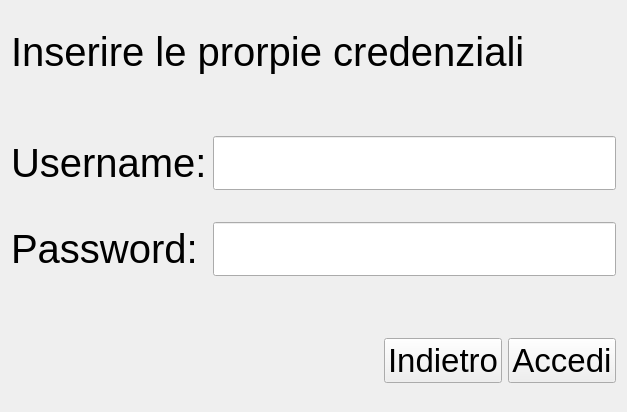
<?xml version="1.0" encoding="UTF-8"?>
<ui version="4.0">
 <class>AccediView</class>
 <widget class="QWidget" name="AccediView">
  <property name="geometry">
   <rect>
    <x>0</x>
    <y>0</y>
    <width>627</width>
    <height>412</height>
   </rect>
  </property>
  <property name="windowTitle">
   <string>Form</string>
  </property>
  <layout class="QVBoxLayout" name="verticalLayout_2">
   <item>
    <spacer name="verticalSpacer_4">
     <property name="orientation">
      <enum>Qt::Vertical</enum>
     </property>
     <property name="sizeHint" stdset="0">
      <size>
       <width>20</width>
       <height>40</height>
      </size>
     </property>
    </spacer>
   </item>
   <item>
    <widget class="QLabel" name="label">
     <property name="font">
      <font>
       <pointsize>30</pointsize>
      </font>
     </property>
     <property name="text">
      <string>Inserire le prorpie credenziali</string>
     </property>
    </widget>
   </item>
   <item>
    <spacer name="verticalSpacer_7">
     <property name="orientation">
      <enum>Qt::Vertical</enum>
     </property>
     <property name="sizeHint" stdset="0">
      <size>
       <width>20</width>
       <height>40</height>
      </size>
     </property>
    </spacer>
   </item>
   <item>
    <spacer name="verticalSpacer_6">
     <property name="orientation">
      <enum>Qt::Vertical</enum>
     </property>
     <property name="sizeHint" stdset="0">
      <size>
       <width>20</width>
       <height>40</height>
      </size>
     </property>
    </spacer>
   </item>
   <item>
    <spacer name="verticalSpacer">
     <property name="orientation">
      <enum>Qt::Vertical</enum>
     </property>
     <property name="sizeHint" stdset="0">
      <size>
       <width>20</width>
       <height>40</height>
      </size>
     </property>
    </spacer>
   </item>
   <item>
    <layout class="QFormLayout" name="formLayout">
     <item row="0" column="0">
      <widget class="QLabel" name="label_2">
       <property name="font">
        <font>
         <pointsize>30</pointsize>
        </font>
       </property>
       <property name="text">
        <string>Username:</string>
       </property>
      </widget>
     </item>
     <item row="0" column="1">
      <widget class="QLineEdit" name="username">
       <property name="font">
        <font>
         <pointsize>30</pointsize>
        </font>
       </property>
      </widget>
     </item>
     <item row="1" column="1">
      <spacer name="horizontalSpacer_2">
       <property name="orientation">
        <enum>Qt::Horizontal</enum>
       </property>
       <property name="sizeHint" stdset="0">
        <size>
         <width>40</width>
         <height>20</height>
        </size>
       </property>
      </spacer>
     </item>
     <item row="2" column="0">
      <widget class="QLabel" name="label_3">
       <property name="font">
        <font>
         <pointsize>30</pointsize>
        </font>
       </property>
       <property name="text">
        <string>Password:</string>
       </property>
      </widget>
     </item>
     <item row="2" column="1">
      <widget class="QLineEdit" name="password">
       <property name="font">
        <font>
         <pointsize>30</pointsize>
        </font>
       </property>
      </widget>
     </item>
    </layout>
   </item>
   <item>
    <spacer name="verticalSpacer_9">
     <property name="orientation">
      <enum>Qt::Vertical</enum>
     </property>
     <property name="sizeHint" stdset="0">
      <size>
       <width>20</width>
       <height>40</height>
      </size>
     </property>
    </spacer>
   </item>
   <item>
    <spacer name="verticalSpacer_8">
     <property name="orientation">
      <enum>Qt::Vertical</enum>
     </property>
     <property name="sizeHint" stdset="0">
      <size>
       <width>20</width>
       <height>40</height>
      </size>
     </property>
    </spacer>
   </item>
   <item>
    <spacer name="verticalSpacer_3">
     <property name="orientation">
      <enum>Qt::Vertical</enum>
     </property>
     <property name="sizeHint" stdset="0">
      <size>
       <width>20</width>
       <height>40</height>
      </size>
     </property>
    </spacer>
   </item>
   <item>
    <layout class="QHBoxLayout" name="horizontalLayout">
     <item>
      <spacer name="horizontalSpacer">
       <property name="orientation">
        <enum>Qt::Horizontal</enum>
       </property>
       <property name="sizeHint" stdset="0">
        <size>
         <width>40</width>
         <height>20</height>
        </size>
       </property>
      </spacer>
     </item>
     <item>
      <spacer name="horizontalSpacer_4">
       <property name="orientation">
        <enum>Qt::Horizontal</enum>
       </property>
       <property name="sizeHint" stdset="0">
        <size>
         <width>40</width>
         <height>20</height>
        </size>
       </property>
      </spacer>
     </item>
     <item>
      <spacer name="horizontalSpacer_5">
       <property name="orientation">
        <enum>Qt::Horizontal</enum>
       </property>
       <property name="sizeHint" stdset="0">
        <size>
         <width>40</width>
         <height>20</height>
        </size>
       </property>
      </spacer>
     </item>
     <item>
      <spacer name="horizontalSpacer_6">
       <property name="orientation">
        <enum>Qt::Horizontal</enum>
       </property>
       <property name="sizeHint" stdset="0">
        <size>
         <width>40</width>
         <height>20</height>
        </size>
       </property>
      </spacer>
     </item>
     <item>
      <spacer name="horizontalSpacer_7">
       <property name="orientation">
        <enum>Qt::Horizontal</enum>
       </property>
       <property name="sizeHint" stdset="0">
        <size>
         <width>40</width>
         <height>20</height>
        </size>
       </property>
      </spacer>
     </item>
     <item>
      <widget class="QPushButton" name="ind">
       <property name="font">
        <font>
         <pointsize>25</pointsize>
        </font>
       </property>
       <property name="text">
        <string>Indietro</string>
       </property>
      </widget>
     </item>
     <item>
      <widget class="QPushButton" name="accedi">
       <property name="font">
        <font>
         <pointsize>25</pointsize>
        </font>
       </property>
       <property name="text">
        <string>Accedi</string>
       </property>
      </widget>
     </item>
    </layout>
   </item>
   <item>
    <spacer name="verticalSpacer_5">
     <property name="orientation">
      <enum>Qt::Vertical</enum>
     </property>
     <property name="sizeHint" stdset="0">
      <size>
       <width>20</width>
       <height>40</height>
      </size>
     </property>
    </spacer>
   </item>
  </layout>
 </widget>
 <resources/>
 <connections/>
</ui>
